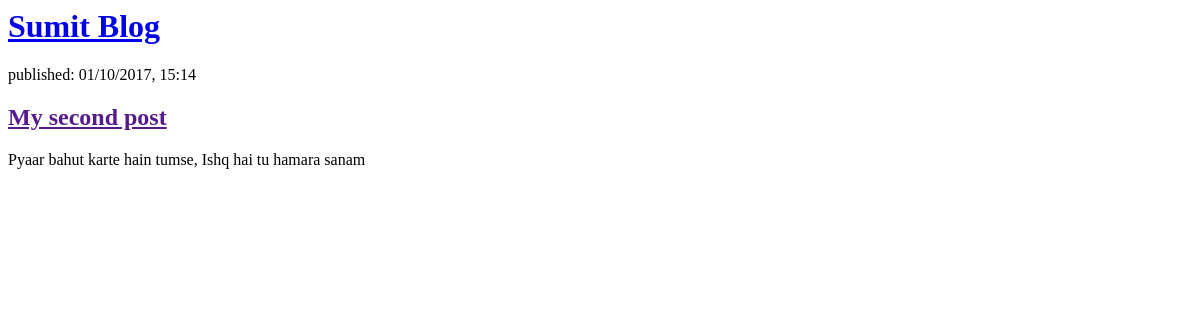
Before: / with the older database file.
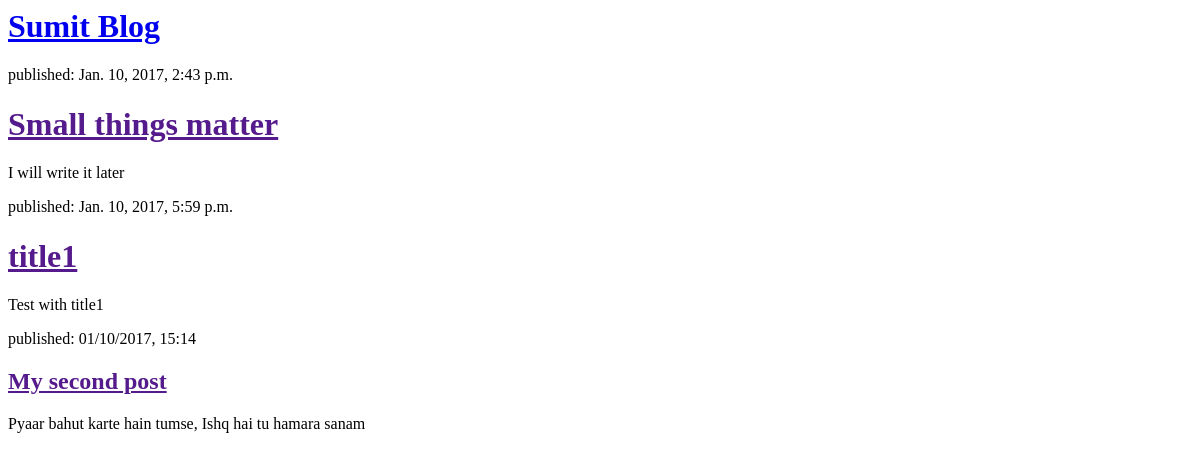
After: the same page with the newer database file.
### blog/models.py (models this page shows, shortened)
class Post(models.Model):
    author = models.ForeignKey('auth.user')
    title = models.CharField(max_length=200)
    text = models.TextField()
    created_date = models.DateTimeField(default=timezone.now)
    published_date = models.DateTimeField(blank=True, null=True)

### blog/views.py (the view)
# urls.py: url(r'^$', views.post_list, name='post_list'),
def post_list(request):
    posts = Post.objects.filter(published_date__lte=timezone.now()).order_by('published_date')
    return render(request, 'blog/post_list.html', {'posts' : posts})

### blog/templates/blog/post_list.html (shortened to what this page needs)
<html>
    <head>
    </head>
    <body>
        <div>
            <h1><a href="https://github.ncsu.edu/sjha3/my_blog_using_django/">Sumit Blog</a></h1>
        </div>
{% for post in posts %}
    <div>
        <p>published: {{ post.published_date }}</p>
        <h1><a href="">{{ post.title }}</a></h1>
        <p>{{ post.text|linebreaksbr }}</p>
    </div>
{% endfor %}
        <div>
            <p>published: 01/10/2017, 15:14</p>
            <h2><a href="">My second post</a></h2>
            <p> Pyaar bahut karte hain tumse, Ishq hai tu hamara sanam</p>
        </div>
    </body>
</html>

Changed rows visible on the page:
now on this page (row edited): Post: published_date "Jan. 10, 2017, 2:43 p.m.", title "Small things matter", text "I will write it later"
added Post: published_date "Jan. 10, 2017, 5:59 p.m.", title "title1", text "Test with title1"
